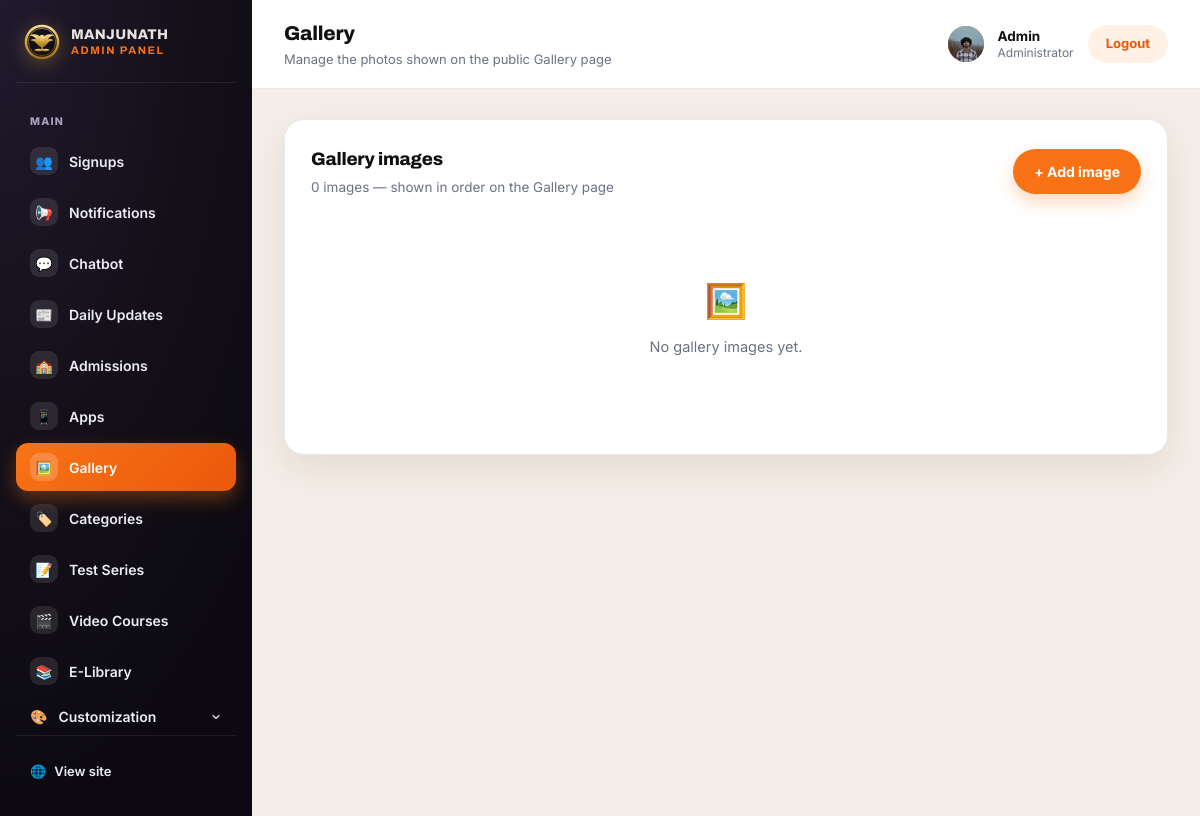
The page /panel/gallery/ (signed in) on the database as committed earlier.
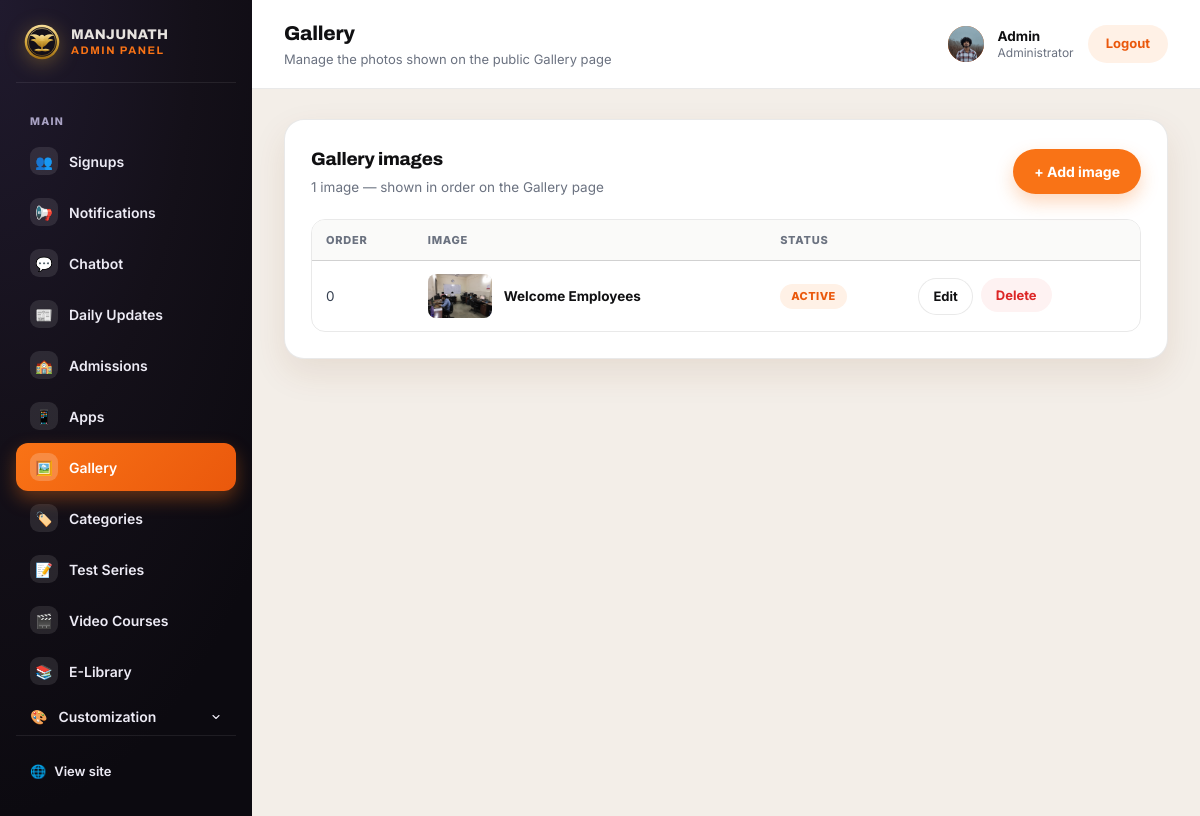
The same page on the database as committed later.
### myapp/models.py (models this page shows, shortened)
class GalleryImage(models.Model):
    order = models.PositiveIntegerField(default=0)
    title = models.CharField(max_length=150, blank=True)
    caption = models.CharField(max_length=300, blank=True)
    image = models.ImageField(upload_to='gallery/')
    is_active = models.BooleanField(default=True)
    created_at = models.DateTimeField(auto_now_add=True)
    class Meta:
        ordering = ['order', '-created_at']

### myapp/views.py (the view)
# urls.py: path('panel/gallery/', views.panel_gallery_list, name='panel_gallery_list'),
@login_required(login_url='login')
@user_passes_test(_is_staff, login_url='login')
def panel_gallery_list(request):
    images = GalleryImage.objects.all()
    return render(request, 'myapp/panel/gallery_list.html', {'images': images})

### myapp/context_processors.py (called while the page is built)
def site_settings(request):
    return {
        'site_settings': SiteSettings.load(),
        'top_notifications': Notification.objects.filter(is_active=True),
        'chatbot_settings': ChatbotSettings.load(),
        'chatbot_questions': ChatbotQuestion.objects.filter(is_active=True),
        'hero': HeroSection.load(),
        'daily_current_card': DailyUpdateCard.load(DailyUpdateCard.CURRENT_AFFAIRS),
        'daily_news_card': DailyUpdateCard.load(DailyUpdateCard.DAILY_NEWS),
        'pwa_settings': PWASettings.load(),
    }

### myapp/models.py (called while the page is built)
    @classmethod
    def load(cls):
        obj, _ = cls.objects.get_or_create(pk=1)
        return obj

    @classmethod
    def load(cls):
        obj, _ = cls.objects.get_or_create(pk=1)
        return obj

    @classmethod
    def load(cls):
        obj, _ = cls.objects.get_or_create(pk=1)
        return obj

    @classmethod
    def load(cls, key):
        obj, _ = cls.objects.get_or_create(key=key, defaults={'key': key, **cls.DEFAULTS[key]})
        return obj

    @classmethod
    def load(cls):
        obj, _ = cls.objects.get_or_create(pk=1)
        return obj

### myapp/views.py (called while the page is built)
def _is_staff(user):
    return user.is_authenticated and user.is_staff

### myapp/templates/myapp/panel/gallery_list.html (shortened to what this page needs)
{% extends "myapp/panel/base.html" %}
{% block page_title %}Gallery{% endblock %}
{% block page_sub %}Manage the photos shown on the public Gallery page{% endblock %}
{% block nav_gallery %}is-active{% endblock %}
{% block content %}
<div class="panel-card">
  <div class="panel-card-head">
    <div>
      <h2>Gallery images</h2>
      <p>{{ images|length }} image{{ images|length|pluralize }} — shown in order on the Gallery page</p>
    </div>
    <a class="btn btn-primary" href="{% url 'panel_gallery_add' %}">+ Add image</a>
  </div>
  {% if images %}
    <div class="panel-table-wrap">
      <table class="panel-table">
        <thead>
          <tr>
            <th>Order</th>
            <th>Image</th>
            <th>Status</th>
            <th></th>
          </tr>
        </thead>
        <tbody>
          {% for image in images %}
          <tr>
            <td>{{ image.order }}</td>
            <td>
              <div class="gallery-cell">
                <img class="gallery-thumb" src="{{ image.image.url }}" alt="">
                <div>
                  {% if image.title %}<div class="gallery-title-text">{{ image.title }}</div>{% endif %}
                </div>
              </div>
            </td>
            <td>{% if image.is_active %}<span class="panel-badge">Active</span>{% else %}<span class="panel-badge panel-badge-muted">Hidden</span>{% endif %}</td>
            <td>
              <div class="gallery-actions">
                <a class="btn btn-ghost btn-sm" href="{% url 'panel_gallery_edit' image.pk %}">Edit</a>
                <form method="post" action="{% url 'panel_gallery_delete' image.pk %}" onsubmit="return confirm('Delete this image?');">
                  <button type="submit" class="btn btn-danger btn-sm">Delete</button>
                </form>
              </div>
            </td>
          </tr>
          {% endfor %}
        </tbody>
      </table>
    </div>
  {% else %}
    <p class="panel-empty"><span class="panel-empty-ico">🖼️</span>No gallery images yet.</p>
  {% endif %}
</div>
{% endblock %}

Rows that differ between the two databases and show on the page:
added GalleryImage: order "0", image (picture), title "Welcome Employees", is_active "ACTIVE"
Other text that changed with them:
{{ images|length }}: "0" → "1"
text no longer shown: "🖼️ No gallery images yet."
text now shown: "ORDER IMAGE STATUS"
